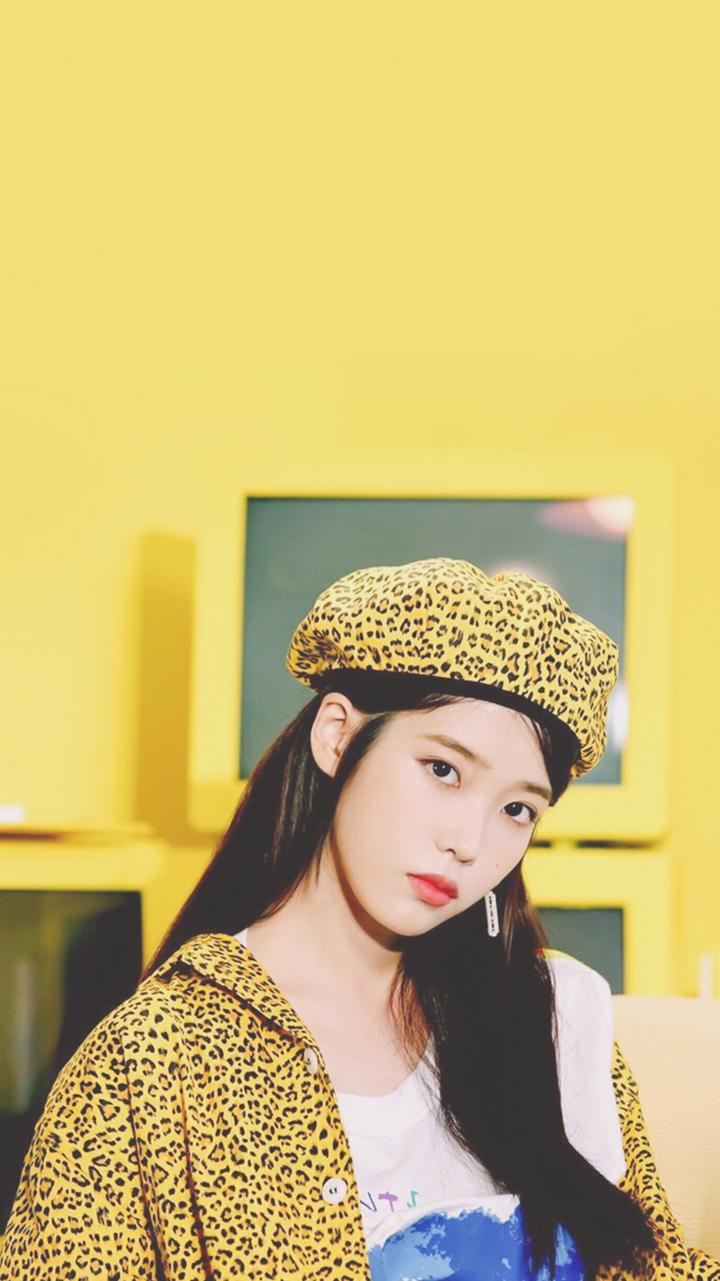
#> input picture dataset/IU/IU1.jpg, 720 x 1281 px, found by its file name
$ python read_photo.py
#> lines starting #> are read from the running program, lines starting #| are printed output that depends on the picture
#> further down, img is the input picture: shape (1281, 720, 3); mean B, G, R 116.5, 186.4, 204.8
import cv2 as cv

def rescaleFrame(frame, scale = 0.5):
#> called with scale = 0.5
    width = int(frame.shape[1] * scale)
#> width = 360
    height = int(frame.shape[0] * scale)
#> height = 640

    dimensions = (width, height)
#> dimensions = (360, 640)
    return cv.resize(frame, dimensions, interpolation = cv.INTER_AREA)

# Read photo
img = cv.imread('photo/IU1.jpg')
# cv.imshow('IU', img)

resized_img = rescaleFrame(img)
cv.imshow('IU Resized', resized_img)

gray = cv.cvtColor(resized_img, cv.COLOR_BGR2GRAY)
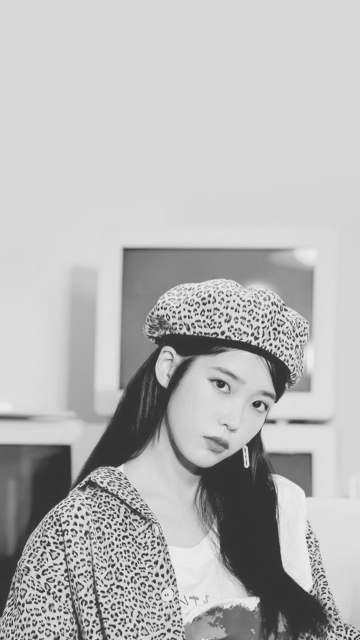
#> gray: shape (640, 360); min 47, max 238, mean 183.9
cv.imshow('Gray', gray)

cv.waitKey(0)

$ run again, with dataset/IU/IU2.jpg copied over dataset/IU/IU1.jpg
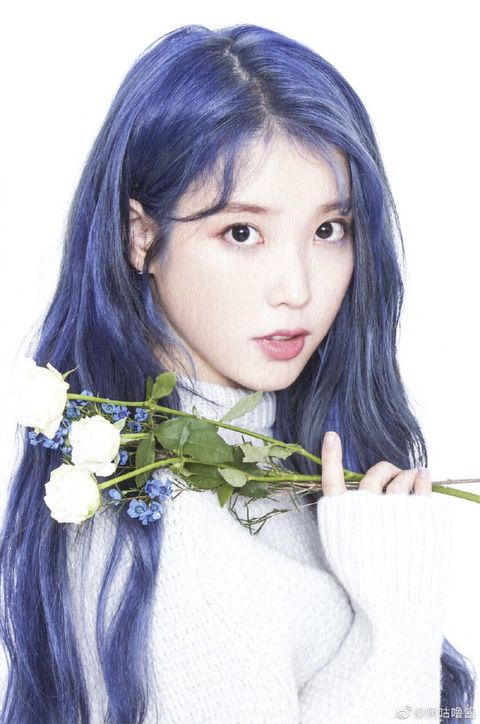
#> input picture dataset/IU/IU2.jpg, 480 x 724 px, found by its file name
#> img is the input picture: shape (724, 480, 3); mean B, G, R 199, 188, 187.9
#> in rescaleFrame, `return cv.resize(frame, dimensions, interpolation = cv.INTER_AREA)`:
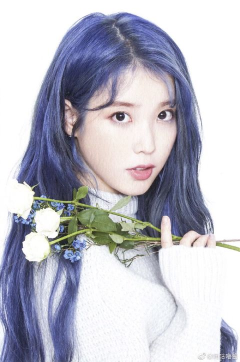
#> returned value: shape (362, 240, 3); mean of channels 0, 1, 2 199.1, 188.1, 188; drawn as B, G, R
#> `gray = cv.cvtColor(resized_img, cv.COLOR_BGR2GRAY)`:
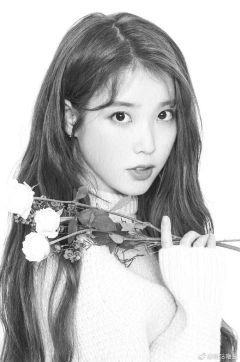
#> gray: shape (362, 240); min 29, max 255, mean 189.3

$ run again, with dataset/IU/IU3.jpg copied over dataset/IU/IU1.jpg
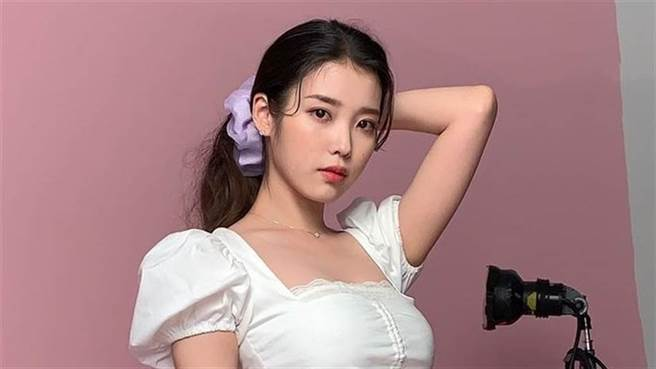
#> input picture dataset/IU/IU3.jpg, 656 x 369 px, found by its file name
#> img is the input picture: shape (369, 656, 3); mean B, G, R 135.4, 132.5, 170.3
#> `gray = cv.cvtColor(resized_img, cv.COLOR_BGR2GRAY)`:
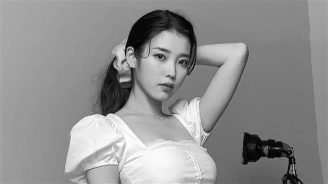
#> gray: shape (184, 328); min 1, max 255, mean 144.1

$ run again, with dataset/IU/IU4.jpg copied over dataset/IU/IU1.jpg
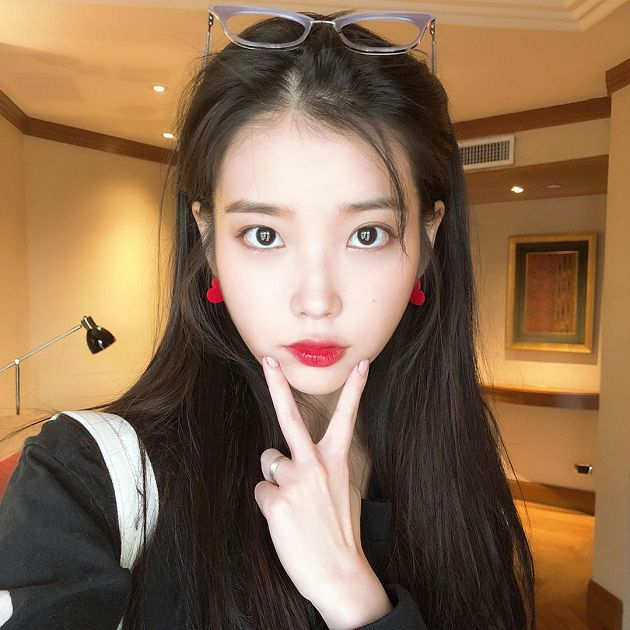
#> input picture dataset/IU/IU4.jpg, 630 x 630 px, found by its file name
#> img is the input picture: shape (630, 630, 3); mean B, G, R 81.4, 109.2, 138.9
#> `gray = cv.cvtColor(resized_img, cv.COLOR_BGR2GRAY)`:
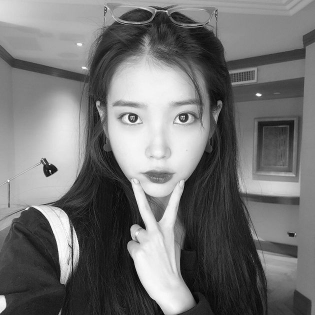
#> gray: shape (315, 315); min 3, max 253, mean 115
